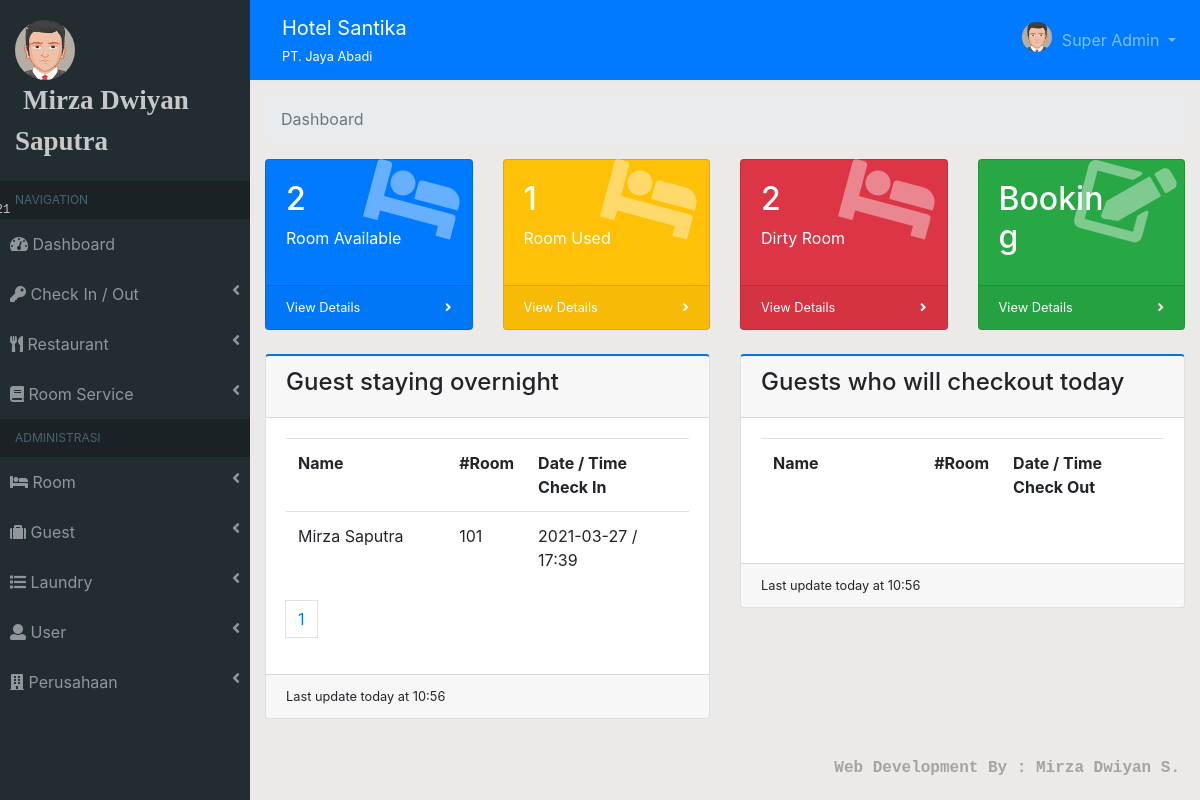
Screenshot of / (signed in) with the database file from the repository.
### tables this page shows
CREATE TABLE `user` (
  `id_user` int(11) NOT NULL,
  `nama_user` text NOT NULL,
  `image` varchar(50) NOT NULL,
  `username` varchar(30) NOT NULL,
  `password` varchar(50) NOT NULL,
  `level` varchar(30) NOT NULL,
  `no_telp` varchar(20) NOT NULL,
  `status` varchar(30) NOT NULL
);

CREATE TABLE `perusahaan` (
  `id_perusahaan` int(11) NOT NULL,
  `nama_hotel` text NOT NULL,
  `nama_perusahaan` text NOT NULL,
  `jalan` varchar(50) NOT NULL,
  `no_jalan` varchar(10) NOT NULL,
  `kecamatan` char(100) NOT NULL,
  `kabupaten` char(100) NOT NULL,
  `provinsi` char(100) NOT NULL,
  `no_telp` varchar(20) NOT NULL,
  `no_fax` varchar(20) NOT NULL,
  `website` varchar(100) NOT NULL,
  `email` varchar(100) NOT NULL,
  `logo` varchar(200) NOT NULL
);

CREATE TABLE `transaksi_kamar` (
  `id_transaksi_kamar` varchar(11) NOT NULL,
  `no_invoice` varchar(20) NOT NULL,
  `tanggal` date NOT NULL,
  `id_tamu` varchar(11) NOT NULL,
  `id_kamar` int(11) DEFAULT NULL,
  `jumlah_dewasa` varchar(10) DEFAULT NULL,
  `jumlah_anak` varchar(10) DEFAULT NULL,
  `tgl_checkin` date NOT NULL,
  `waktu_checkin` varchar(20) NOT NULL,
  `tgl_checkout` date NOT NULL,
  `waktu_checkout` varchar(20) NOT NULL,
  `total_biaya_kamar` varchar(20) NOT NULL,
  `bayar` varchar(30) NOT NULL,
  `diskon` int(11) NOT NULL,
  `deposit` varchar(20) NOT NULL,
  `surcharge` varchar(30) NOT NULL,
  `total` int(11) NOT NULL,
  `metode_pembayaran` varchar(100) NOT NULL,
  `metode_deposit` varchar(200) NOT NULL,
  `status` varchar(50) NOT NULL
);

CREATE TABLE `tamu` (
  `id_tamu` varchar(11) NOT NULL,
  `prefix` char(20) NOT NULL,
  `nama_depan` varchar(100) NOT NULL,
  `nama_belakang` varchar(100) NOT NULL,
  `tipe_identitas` varchar(50) NOT NULL,
  `no_identitas` varchar(30) NOT NULL,
  `warga_negara` varchar(30) NOT NULL,
  `jalan` varchar(50) NOT NULL,
  `no_jalan` varchar(10) NOT NULL,
  `kabupaten` char(50) NOT NULL,
  `provinsi` char(50) NOT NULL,
  `no_telp` varchar(30) NOT NULL
);

CREATE TABLE `kamar` (
  `id_kamar` int(11) NOT NULL,
  `no_kamar` varchar(50) NOT NULL,
  `id_tipe_kamar` varchar(11) NOT NULL,
  `max_dewasa` varchar(10) NOT NULL,
  `max_anak` varchar(10) NOT NULL,
  `status` varchar(50) NOT NULL
);

### template/module/dashboard.php (the view, shortened to what this page needs)
<?php
$per_hal = 5;
$jumlah = mysqli_query($conn, "SELECT * FROM transaksi_kamar WHERE status='check in'");
$jumlah = mysqli_num_rows($jumlah);
$halaman = ceil($jumlah / $per_hal);
$page = (isset($_GET['page'])) ? (int)$_GET['page'] : 1;
$start = ($page - 1) * $per_hal;
?>
<div class="container-fluid">
        <ol class="breadcrumb">
            <li class="breadcrumb-item active">Dashboard</li>
        </ol>
        <div class="row">
            <div class="col-xl-3 col-sm-6 mb-4">
                <div class="card text-white bg-primary o-hidden h-100">
                <div class="card-body">
                  <div class="card-body-icon">
                    <i class="fas fa-fw fa-bed"></i>
                  </div>
                    <div class="mr-5"><h2><?=$tersedia;?></h2> Room Available</div>
                </div>
                <a class="card-footer text-white clearfix small z-1" href="?module=chek_in2">
                  <span class="float-left">View Details</span>
                  <span class="float-right">
                    <i class="fas fa-angle-right"></i>
                    </span>
                </a>
              </div>
            </div>
            <div class="col-xl-3 col-sm-6 mb-4">
              <div class="card text-white bg-warning o-hidden h-100">
                <div class="card-body">
                  <div class="card-body-icon">
                    <i class="fas fa-fw fa-bed"></i>
                  </div>
                  <div class="mr-5"><h2><?=$terpakai;?></h2> Room Used</div>
                </div>
                <a class="card-footer text-white clearfix small z-1" href="?module=chek_out2">
                  <span class="float-left">View Details</span>
                  <span class="float-right">
                    <i class="fas fa-angle-right"></i>
                  </span>
                </a>
              </div>
            </div>
            <div class="col-xl-3 col-sm-6 mb-4">
              <div class="card text-white bg-danger o-hidden h-100">
                <div class="card-body">
                  <div class="card-body-icon">
                    <i class="fas fa-fw fa-bed"></i>
                  </div>
                  <div class="mr-5"><h2><?=$kotor;?></h2>Dirty Room</div>
                </div>
                <a class="card-footer text-white clearfix small z-1" href="?module=kamar_kotor">
                  <span class="float-left">View Details</span>
                  <span class="float-right">
                    <i class="fas fa-angle-right"></i>
                    </span>
                </a>
              </div>
            </div>
            <div class="col-xl-3 col-sm-6 mb-4">
              <div class="card text-white bg-success o-hidden h-100">
                <div class="card-body">
                  <div class="card-body-icon">
                    <i class="fas fa-fw fa-edit"></i>
                  </div>
                  <div class="mr-5"><h2>Booking</h2></div>
                </div>
                <a class="card-footer text-white clearfix small z-1" href="?module=booking">
                  <span class="float-left">View Details</span>
                  <span class="float-right">
                    <i class="fas fa-angle-right"></i>
                    </span>
                </a>
              </div>
            </div>
        </div>
        <div class="row">
            <div class="col-sm-6 mb-4">
            <div class="card bg-white border-top-2-primary">
              <div class="card-header"><h4>Guest staying overnight</h4></div>
              <div class="card-body">
                    <?php $query = mysqli_query($conn, "SELECT transaksi_kamar.*, tamu.*, kamar.*, transaksi_kamar_detail.*  FROM transaksi_kamar, tamu, kamar, transaksi_kamar_detail WHERE transaksi_kamar.status='check in' && tamu.id_tamu=transaksi_kamar.id_tamu && transaksi_kamar_detail.id_transaksi_kamar=transaksi_kamar.id_transaksi_kamar && kamar.id_kamar=transaksi_kamar_detail.id_kamar ORDER BY tgl_checkin DESC LIMIT $start, $per_hal");
                  if(mysqli_num_rows($query)<=0){ ?>
                    <div class="alert alert-success">
                      Sorry, for the moment there are no guest staying.
                    </div>
                    <?php }else{ ?>
                    <div class="table-responsive">
                    <table class="table bordered table-hovered">
                    <tr>
                      <th width='40%'>Name</th>
                      <th>#Room</th>
                      <th>Date / Time Check In</th>
                    </tr>
                    <?php
                    while($i=mysqli_fetch_array($query)) :
                    ?>
                    <tr>
                      <td><?=$i['nama_depan'].' '.$i['nama_belakang'];?></td>
                      <td><?=$i['no_kamar'];?></td>
                        <td><?=$i['tgl_checkin'].' / '.$i['waktu_checkin'];?>
                    </tr>
                    <?php endwhile;?>
                  </table>
                  </div>
                  <?php } ?>
                  <ul class="pagination">
                      <?php for($i=1;$i<=$halaman;$i++) : ?>
                      <li><a class="page-link" href="?page=<?=$i;?>"><?=$i?></a></li>
                      <?php endfor;?>
                  </ul>
              </div>
              <div class="card-footer text-mutted small">Last update today at <?=$tgl->format('H:i');?></div>
            </div>
          </div>
          <div class="col-sm-6 mb-4">
            <div class="card bg-white border-top-2-primary">
              <div class="card-header"><h4>Guests who will checkout today</h4></div>
              <div class="card-body">
                <div class="table-responsive">
                <table class="table bordered table-hovered">
                  <tr>
                   <th width='40%'>Name</th>
                   <th>#Room</th>
                   <th>Date / Time Check Out</th>
                  </tr>
                </table>
                </div>
                </div>
              <div class="card-footer text-mutted small">Last update today at <?=$tgl->format('H:i');?></div>
            </div>
          </div>
        </div>
    </div>

### template/sidebar.php (shortened to what this page needs)
<div id="sidebar">
  <div class="sidebar-menu">
    <div class="sidebar-header">
      <img src="assets/img/<?=$data_user['image'];?>" alt="" class="img-circle img-user">
      <marquee><span class="nama-user"><?=$data_user["nama_user"];?></span></marquee>
      <span class="tgl"><?=$date;?></span>
    </div>
    <ul class="sidebar navbar-nav">
      <?php if($data_user['level'] == "Super Admin") :?>
      <li class="header">NAVIGATION</li>
      <li class="nav-item">
        <a href="?module=dashboard" class="nav-link i">
          <i class="fas fa-tachometer-alt"></i>
          <span>Dashboard</span>
        </a>
      </li>
      <li class="nav-item">
        <a href="#chek-in-out" class="nav-link i" data-toggle="collapse">
          <i class="fas fa-key"></i>
          <span>Check In / Out</span>
          <i class="fas fa-angle-left float-right"></i>
        </a>
      </li>
      <li class="nav-item">
        <a href="#resto" class="nav-link i" data-toggle="collapse">
          <i class="fas fa-utensils"></i>
          <span>Restaurant</span>
          <i class="fas fa-angle-left float-right"></i>
        </a>
      </li>
      <li class="nav-item">
        <a href="#room-service" class="nav-link i" data-toggle="collapse">
          <i class="fas fa-book"></i>
          <span>Room Service</span>
          <i class="fas fa-angle-left float-right"></i>
        </a>
      </li>
      <li class="header">ADMINISTRASI</li>
      <li class="nav-item">
        <a href="#kamar" class="nav-link i" data-toggle="collapse">
          <i class="fas fa-bed"></i>
          <span>Room</span>
          <i class="fas fa-angle-left float-right"></i>
        </a>
      </li>
      <li class="nav-item">
        <a href="#tamu" class="nav-link i" data-toggle="collapse">
          <i class="fas fa-suitcase"></i>
          <span>Guest</span>
          <i class="fas fa-angle-left float-right"></i>
        </a>
      </li>
      <li class="nav-item">
        <a href="#laundry" class="nav-link i" data-toggle="collapse">
          <i class="fas fa-list"></i>
          <span>Laundry</span>
          <i class="fas fa-angle-left float-right"></i>
        </a>
      </li>
      <li class="nav-item">
        <a href="#user" class="nav-link i" data-toggle="collapse">
          <i class="fas fa-user"></i>
          <span>User</span>
          <i class="fas fa-angle-left float-right"></i>
        </a>
      </li>
      <li class="nav-item">
        <a href="#perusahaan" class="nav-link i" data-toggle="collapse">
          <i class="fas fa-building"></i>
          <span>Perusahaan</span>
          <i class="fas fa-angle-left float-right"></i>
        </a>
      </li>
      <?php endif;?>
    </ul>
  </div>
<div id="wrapper">

### template/navbar.php (shortened to what this page needs)
<nav class="navbar navbar-expand navbar-dark bg-primary navbar-static-top">
    <div class="navbar-header">
        <a href="" class="navbar-brand nav-link"><?=$data_perusahaan['nama_hotel'];?><div class="small"><small><?=$data_perusahaan['nama_perusahaan'];?></small></div></a>
    </div>
    <ul class="navbar-nav d-inline-block ml-auto">
        <li class="nav-item dropdown">
            <a href="#" class="dropdown-toggle nav-link" id="alertDropdown" role="button" data-toggle="dropdown" aria-haspopup="true" aria-expanded="false">
                <img src="assets/img/<?=$data_user['image'];?>" alt="" class="img-circle img-adm">
                <span><?=$data_user['level'];?></span>
            </a>
        </li>
    </ul>
</nav>
<div id="wrapper-content">

### assets/css/style.css (style rules this page uses)
.img-adm { width: 30px!important; margin-top: -8px; margin-right: 5px; }
.sidebar-header { padding: 20px 15px; }
img.img-circle { border-radius: 50%; }
.sidebar-header .img-user { width: 60px; }
.sidebar-header .nama-user { font-family: serif; font-size: 27px; font-weight: bold; margin-left: 8px; }
.sidebar-header .tgl { position: absolute; font-family: courier new; font-size: 12px; margin-left: -120px; margin-top: 40px; }
.sidebar.navbar-nav .header { color: #4b646f; background: #1a2226; overflow: hidden; text-overflow: clip; white-space: nowrap!important; padding: 10px 25px 10px 15px!important; font-size: 12px; }
#sidebar .sidebar-menu { display: block; position: fixed; background: #222d32; width: 250px; color: rgb(200, 200, 200); height: 100%; overflow-y: scroll; }
#sidebar .sidebar-menu .sidebar.navbar-nav li { padding: 5px 10px; }
#sidebar .sidebar-menu .sidebar.navbar-nav li a { color: rgba(255, 255, 255, .5)!important; }
#sidebar #wrapper { margin-left: 250px; }
#sidebar #wrapper #wrapper-content { padding-top: 15px; }
.card-body-icon { position: absolute; z-index: 0; top: -1.25rem; right: .5rem; opacity: 0.4; font-size: 5rem; -webkit-transform: rotate(15deg); transform: rotate(15deg); transition: all 600ms; }
.border-top-2-primary { border-top: 2px solid #0774db!important; }

### rows the page displays
user: image (picture), nama_user "Mirza Dwiyan Saputra", level "Super Admin"
perusahaan: nama_hotel "Hotel Santika", nama_perusahaan "PT. Jaya Abadi"
transaksi_kamar: id_tamu.nama_depan "Mirza", id_tamu.nama_belakang "Saputra", kamar.no_kamar "101", tgl_checkin "2021-03-27", waktu_checkin "17:39"

### other values shown
$tersedia "2"
$terpakai "1"
$kotor "2"
